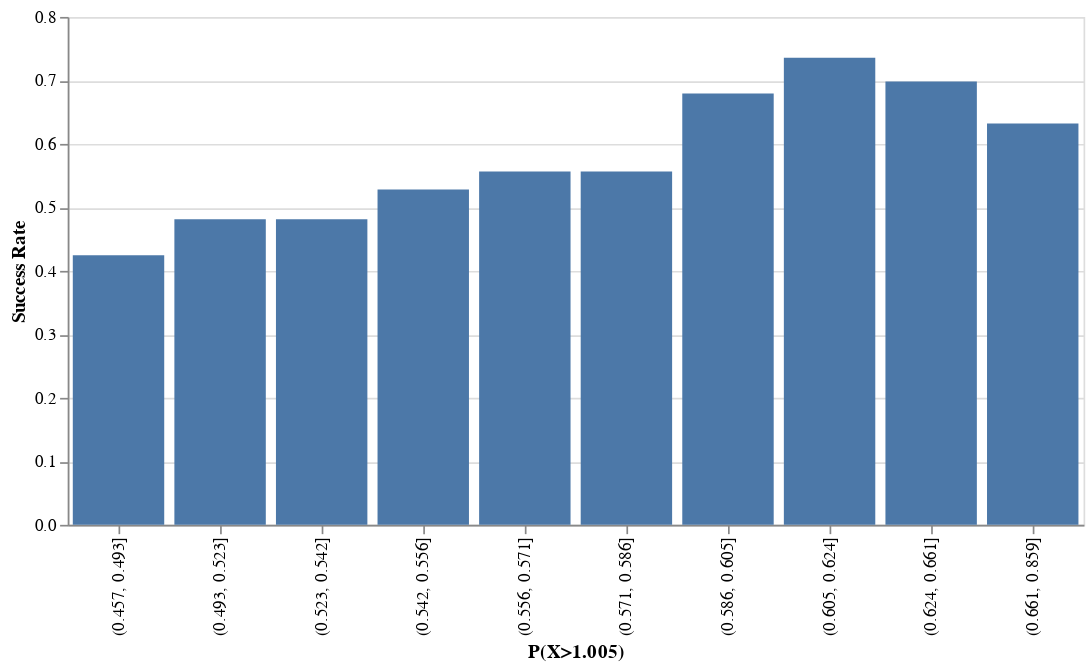

Notebook cell for this chart:
### Code cell
alt.Chart(btc_train_agg).mark_bar().encode(
    x=alt.X("prob_2_bin", title="P(X>1.005)"),
    y=alt.Y("success_rate:Q", title="Success Rate"),
    tooltip=["count:Q"]
).properties(
    width=600
)

### Figure 1 — Vega-Lite specification as saved in the notebook (floating-point values rounded to 4 significant figures)
{"config": {"view": {"continuousWidth": 400, "continuousHeight": 300}}, "data": {"name": "data-c7d6b08af10c5a477432a7ea99e1b943"}, "mark": "bar", "encoding": {"tooltip": [{"type": "quantitative", "field": "count"}], "x": {"type": "nominal", "field": "prob_2_bin", "title": "P(X>1.005)"}, "y": {"type": "quantitative", "field": "success_rate", "title": "Success Rate"}}, "width": 600, "$schema": "https://vega.github.io/schema/vega-lite/v4.8.1.json", "datasets": {"data-c7d6b08af10c5a477432a7ea99e1b943": [{"prob_2_bin": "(0.457, 0.493]", "success_rate": 0.4245, "count": 45}, {"prob_2_bin": "(0.493, 0.523]", "success_rate": 0.4811, "count": 51}, {"prob_2_bin": "(0.523, 0.542]", "success_rate": 0.4811, "count": 51}, {"prob_2_bin": "(0.542, 0.556]", "success_rate": 0.5283, "count": 56}, {"prob_2_bin": "(0.556, 0.571]", "success_rate": 0.5566, "count": 59}, {"prob_2_bin": "(0.571, 0.586]", "success_rate": 0.5566, "count": 59}, {"prob_2_bin": "(0.586, 0.605]", "success_rate": 0.6792, "count": 72}, {"prob_2_bin": "(0.605, 0.624]", "success_rate": 0.7358, "count": 78}, {"prob_2_bin": "(0.624, 0.661]", "success_rate": 0.6981, "count": 74}, {"prob_2_bin": "(0.661, 0.859]", "success_rate": 0.6321, "count": 67}]}}
